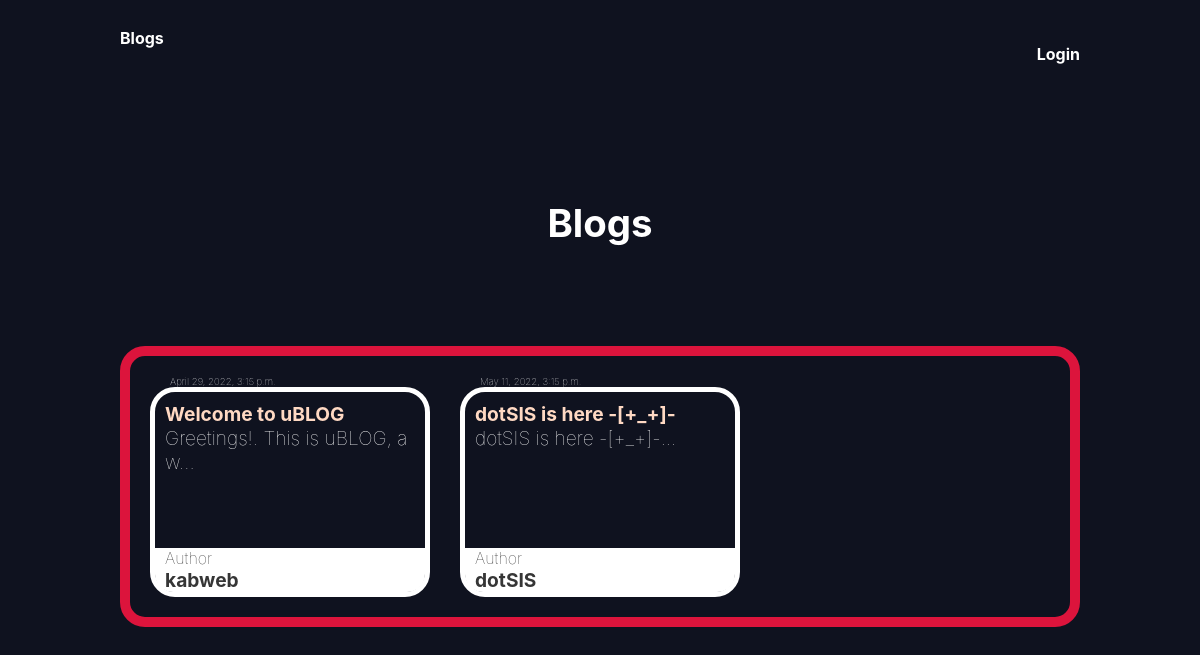
/blogs/, run on an earlier commit of the app's database.
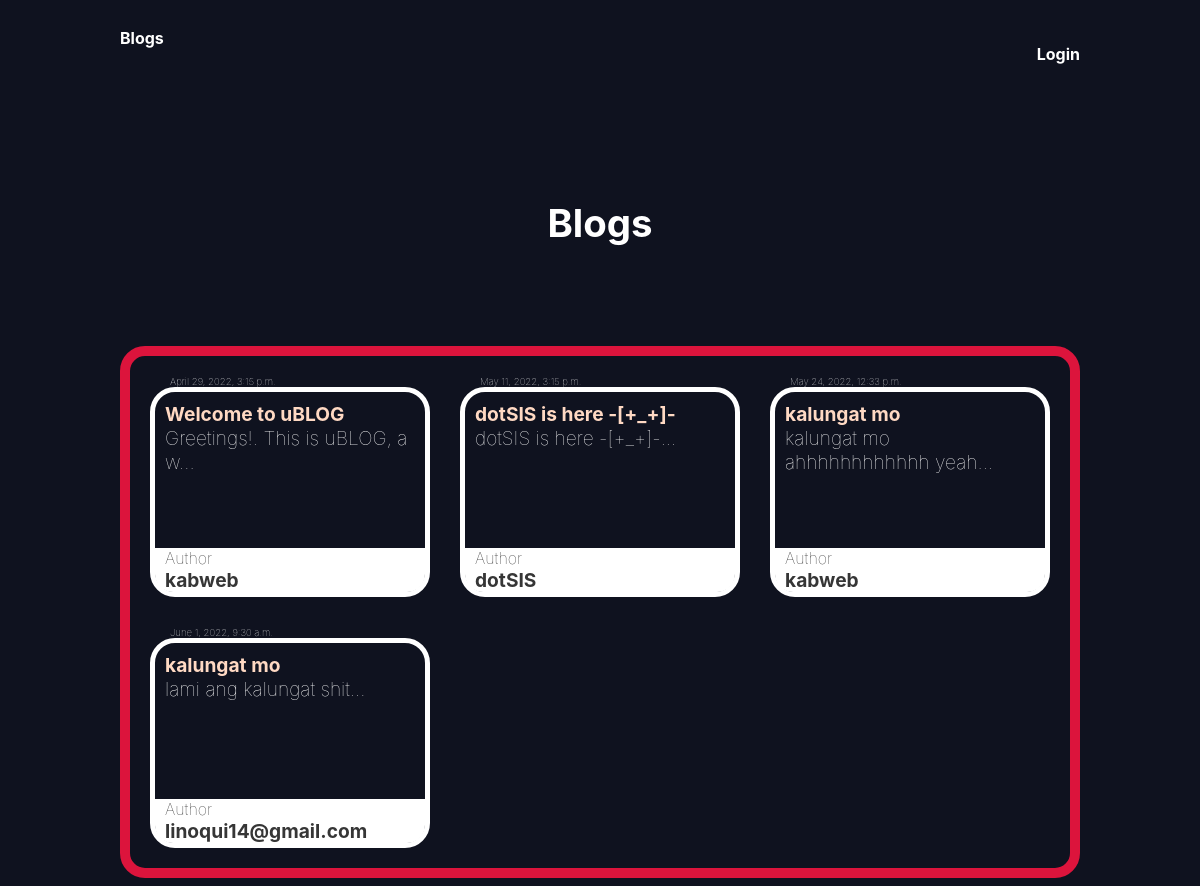
And on a later commit of the database.
### blogs/models.py (models this page shows, shortened)
class Blog(models.Model):
    title = models.CharField(max_length=100)
    slug = models.SlugField()
    body = models.TextField()
    date = models.DateTimeField(auto_now_add=True)
    thumb = models.ImageField(default='default.png', blank=True)
    author = models.ForeignKey(User, default=None, on_delete=models.CASCADE)
    def snippet(self):
        return self.body[:30] + '...'

### blogs/views.py (the view)
# urls.py: path('blogs/', views.BlogList.as_view()),
def blogs(request):
    blogs = Blog.objects.all().order_by('date')
    return render(request, 'blogs/blogs.html', { 'blogs': blogs })

### blogs/templates/blogs/blogs.html (shortened to what this page needs)
{% extends 'base.html' %}
{% block content %}
    <h1 style="font-weight: bold;color:white">Blogs</h1>
    {% if not user.is_authenticated %}
        <div class="blogs">
            {% for blog in blogs %}
                <div>
                    <div class="blog-date">
                        {{ blog.date }}
                    </div>
                        <div class="blog">
                            <a href="{% url 'blogs:blog' slug=blog.slug%}">
                                <h2>{{ blog.title }}</h2>
                            </a>
                            <div class="blog-content">
                                {{ blog.snippet }}
                            </div>
                            <div  class="author">
                                <div class="author-text">
                                    <div>
                                        Author
                                    </div>
                                </div>
                                <div class="author-text-author"> {{ blog.author }} </div>
                            </div>
                        </div>
                </div>
            {% endfor %}
        </div>
    {% endif %}
{% endblock %}

### templates/base.html (shortened to what this page needs)
{% load static %}
{% load bootstrap5 %}
<!DOCTYPE html>
<html lang="en">
<head>
    <link rel="stylesheet" href="{% static 'styles.css' %}">
</head>
<body>
    <header class="wrapper">
        <a href="{% url 'blogs:blogs' %}">Blogs</a>
        <nav>
            <ul>
                {% if user.is_authenticated %}
                    <li>
                        <form action="{% url 'accounts:logout' %}" class="logout-link" method="post">
                            {% csrf_token %}
                            <button type="submit">Logout</button>
                        </form>
                    </li>
                    <li>
                        <a href="{% url 'blogs:create' %}" class="highlight">Create</a>
                    </li>
                {% else %}
                    <li>
                        <a href="{% url 'accounts:login' %}">Login</a>
                    </li>
                {% endif %}
            </ul>
        </nav>
    </header>
    <div class="wrapper">
        {% block content %}
        {% endblock %}
    </div>
</body>
</html>

### assets/styles.css (style rules this page uses)
body { background-color: #0f121f; color: rgb(255, 255, 255); }
body * { font-family: -apple-system, BlinkMacSystemFont, 'Segoe UI', Roboto, Oxygen, Ubuntu, Cantarell, 'Open Sans', 'Helvetica Neue', sans-serif; }
h1, h2, h3, h4, h5 { font-weight: normal; margin: 0; }
a, a:hover, a:visited { color: rgb(255, 255, 255); font-weight: bold; text-decoration: none; }
.wrapper { max-width: 960px; margin: 0 auto; }
div.wrapper h1 { text-align: center; margin: 100px auto; font-size: 2.4em; }
header { display: grid; grid-template-columns: 1fr 1fr; padding: 20px 0; }
nav { justify-self: end; }
nav li { display: inline-block; margin-left: 20px; }
.blogs { margin-top: 60px; border-radius: 25px; border: 10px solid crimson; padding: 20px; display: grid; grid-template-columns: 1fr 1fr 1fr; grid-gap: 30px; }
.blog { padding: 10px; border-radius: 25px; min-height: 150px; min-width: 250px; max-width: 300; border: 5px solid rgb(255, 255, 255); position: relative; padding-bottom: 40px; }
.blog .blog-content { font-size: 1.2em; font-weight: lighter; color: rgb(255, 255, 255); }
.blog h2 { font-size: 1.2em; font-weight: bold; color: rgb(255, 217, 195); }
.blogs .blog-date { font-weight: lighter; font-size: .6em; color: rgb(255, 255, 255); margin-left: 20px; }
.blog .author-text { font-weight: lighter; font-size: 1em; color: rgb(34, 34, 34); }
.blog .author-text-author { font-weight: bolder; font-size: 1.2em; color: rgb(54, 54, 54); }
.blog .author { padding: 0px 0px 0px 10px; background: #ffffff; position: absolute; right: 0; bottom: 0; margin: 0; left: 0; color: #0f121f; border-radius: 0px 0px 18px 18px; }

What changed in the data, as far as the page shows it:
added Blog: date "May 24, 2022, 12:33 p.m.", title "kalungat mo", snippet "kalungat mo ahhhhhhhhhhhh yeah...", author "kabweb"
added Blog: date "June 1, 2022, 9:30 a.m.", title "kalungat mo", snippet "lami ang kalungat shit...", author "linoqui14@gmail.com"
